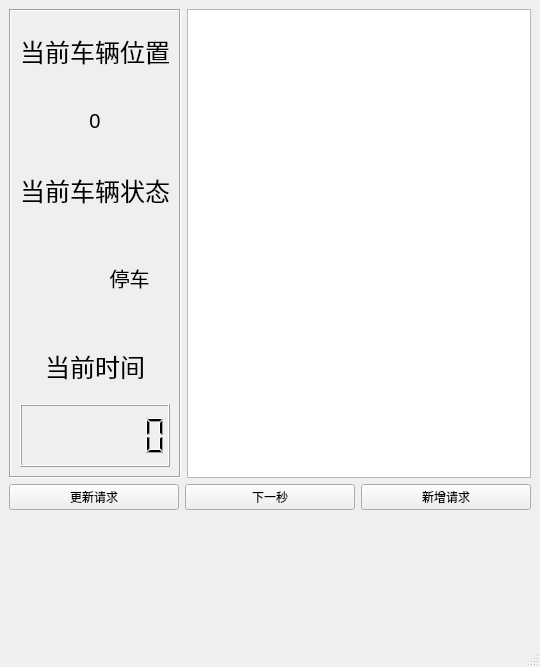
<?xml version="1.0" encoding="UTF-8"?>
<ui version="4.0">
 <class>MainWindow</class>
 <widget class="QMainWindow" name="MainWindow">
  <property name="geometry">
   <rect>
    <x>0</x>
    <y>0</y>
    <width>540</width>
    <height>667</height>
   </rect>
  </property>
  <property name="windowTitle">
   <string>调度窗口</string>
  </property>
  <property name="windowOpacity">
   <double>0.900000000000000</double>
  </property>
  <widget class="QWidget" name="centralwidget">
   <layout class="QVBoxLayout" name="verticalLayout_2">
    <item>
     <layout class="QHBoxLayout" name="horizontalLayout">
      <item>
       <widget class="QFrame" name="frame">
        <property name="frameShape">
         <enum>QFrame::Box</enum>
        </property>
        <property name="frameShadow">
         <enum>QFrame::Sunken</enum>
        </property>
        <layout class="QVBoxLayout" name="verticalLayout">
         <item>
          <widget class="QLabel" name="label">
           <property name="font">
            <font>
             <pointsize>19</pointsize>
            </font>
           </property>
           <property name="text">
            <string>当前车辆位置</string>
           </property>
           <property name="alignment">
            <set>Qt::AlignCenter</set>
           </property>
          </widget>
         </item>
         <item>
          <widget class="QLabel" name="currentPositionLabel">
           <property name="font">
            <font>
             <pointsize>15</pointsize>
            </font>
           </property>
           <property name="text">
            <string>0</string>
           </property>
           <property name="alignment">
            <set>Qt::AlignCenter</set>
           </property>
          </widget>
         </item>
         <item>
          <widget class="QLabel" name="label_2">
           <property name="font">
            <font>
             <pointsize>19</pointsize>
            </font>
           </property>
           <property name="text">
            <string>当前车辆状态</string>
           </property>
           <property name="alignment">
            <set>Qt::AlignCenter</set>
           </property>
          </widget>
         </item>
         <item>
          <widget class="QWidget" name="widget" native="true">
           <property name="sizePolicy">
            <sizepolicy hsizetype="Preferred" vsizetype="Fixed">
             <horstretch>0</horstretch>
             <verstretch>0</verstretch>
            </sizepolicy>
           </property>
           <property name="minimumSize">
            <size>
             <width>90</width>
             <height>100</height>
            </size>
           </property>
           <property name="sizeIncrement">
            <size>
             <width>0</width>
             <height>0</height>
            </size>
           </property>
           <property name="baseSize">
            <size>
             <width>50</width>
             <height>50</height>
            </size>
           </property>
           <layout class="QHBoxLayout" name="horizontalLayout_3">
            <item>
             <widget class="QWidget" name="widgetSign" native="true">
              <property name="sizePolicy">
               <sizepolicy hsizetype="Preferred" vsizetype="Preferred">
                <horstretch>0</horstretch>
                <verstretch>0</verstretch>
               </sizepolicy>
              </property>
              <property name="sizeIncrement">
               <size>
                <width>0</width>
                <height>0</height>
               </size>
              </property>
             </widget>
            </item>
            <item>
             <widget class="QLabel" name="currentStateLabel">
              <property name="font">
               <font>
                <pointsize>15</pointsize>
               </font>
              </property>
              <property name="text">
               <string>停车</string>
              </property>
              <property name="alignment">
               <set>Qt::AlignCenter</set>
              </property>
             </widget>
            </item>
           </layout>
          </widget>
         </item>
         <item>
          <widget class="QLabel" name="label_3">
           <property name="font">
            <font>
             <pointsize>19</pointsize>
            </font>
           </property>
           <property name="text">
            <string>当前时间</string>
           </property>
           <property name="alignment">
            <set>Qt::AlignCenter</set>
           </property>
          </widget>
         </item>
         <item>
          <widget class="QLCDNumber" name="lcdNumber">
           <property name="digitCount">
            <number>7</number>
           </property>
           <property name="value" stdset="0">
            <double>0.000000000000000</double>
           </property>
          </widget>
         </item>
        </layout>
       </widget>
      </item>
      <item>
       <widget class="QTableView" name="tableView">
        <attribute name="horizontalHeaderCascadingSectionResizes">
         <bool>true</bool>
        </attribute>
        <attribute name="horizontalHeaderStretchLastSection">
         <bool>true</bool>
        </attribute>
       </widget>
      </item>
     </layout>
    </item>
    <item>
     <layout class="QHBoxLayout" name="horizontalLayout_2">
      <item>
       <widget class="QPushButton" name="updateRequestButton">
        <property name="styleSheet">
         <string notr="true"/>
        </property>
        <property name="text">
         <string>更新请求</string>
        </property>
       </widget>
      </item>
      <item>
       <widget class="QPushButton" name="updateClockButton">
        <property name="text">
         <string>下一秒</string>
        </property>
       </widget>
      </item>
      <item>
       <widget class="QPushButton" name="createRequestButton">
        <property name="text">
         <string>新增请求</string>
        </property>
       </widget>
      </item>
     </layout>
    </item>
    <item>
     <widget class="QWidget" name="widgetBus" native="true">
      <property name="sizePolicy">
       <sizepolicy hsizetype="Preferred" vsizetype="Fixed">
        <horstretch>0</horstretch>
        <verstretch>1</verstretch>
       </sizepolicy>
      </property>
      <property name="minimumSize">
       <size>
        <width>0</width>
        <height>120</height>
       </size>
      </property>
      <property name="sizeIncrement">
       <size>
        <width>0</width>
        <height>0</height>
       </size>
      </property>
      <property name="baseSize">
       <size>
        <width>50</width>
        <height>100</height>
       </size>
      </property>
     </widget>
    </item>
   </layout>
  </widget>
  <widget class="QMenuBar" name="menubar">
   <property name="geometry">
    <rect>
     <x>0</x>
     <y>0</y>
     <width>540</width>
     <height>23</height>
    </rect>
   </property>
  </widget>
  <widget class="QStatusBar" name="statusbar"/>
 </widget>
 <resources/>
 <connections/>
</ui>
